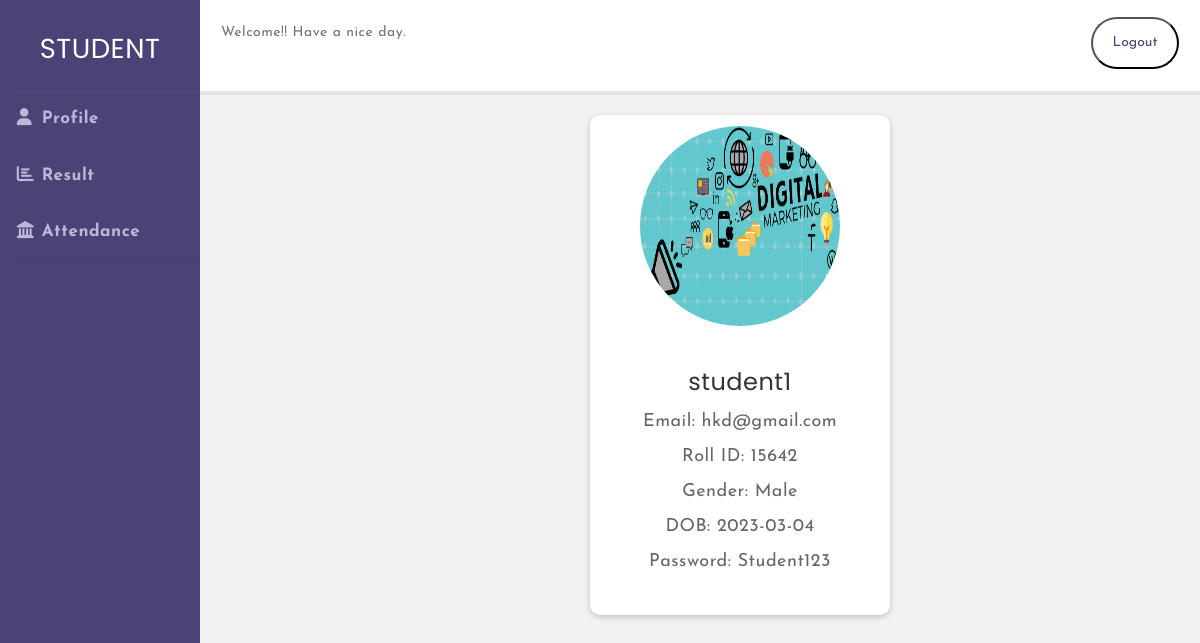
Screenshot of /AKVDmodified/AKVDmodified/studenthome.php (signed in) with the database file from the repository.
### tables this page shows
CREATE TABLE `user` (
  `id` int(11) NOT NULL,
  `username` varchar(50) DEFAULT NULL,
  `RollId` varchar(100) DEFAULT NULL,
  `email` varchar(50) DEFAULT NULL,
  `Gender` varchar(10) DEFAULT NULL,
  `DOB` varchar(100) DEFAULT NULL,
  `ClassId` int(11) DEFAULT NULL,
  `lastaccessed` varchar(50) NOT NULL,
  `password` varchar(50) DEFAULT NULL,
  `Status` int(1) DEFAULT NULL,
  `teacher_name` varchar(50) NOT NULL,
  `image` varchar(30) NOT NULL
);

### AKVDmodified/AKVDmodified/studenthome.php (the view, shortened to what this page needs)
<?php
$host = "localhost";
$user = "root";
$password = "";
$dbname = "schoolproject";
$data = mysqli_connect($host, $user, $password, $dbname);
?>
<!DOCTYPE html>
<html>
<head>
    <link rel="stylesheet" href="admin.css">
    <link rel="stylesheet" href="css/bootstrap.min.css" media="screen">
    <link rel="stylesheet" href="css/font-awesome.min.css" media="screen">
    <link rel="stylesheet" href="css/animate-css/animate.min.css" media="screen">
    <link rel="stylesheet" href="css/lobipanel/lobipanel.min.css" media="screen">
    <link rel="stylesheet" href="css/toastr/toastr.min.css" media="screen">
    <link rel="stylesheet" href="css/icheck/skins/line/blue.css">
    <link rel="stylesheet" href="css/icheck/skins/line/red.css">
    <link rel="stylesheet" href="css/icheck/skins/line/green.css">
    <link rel="stylesheet" href="css/main.css" media="screen">
</head>
<body>
    <div class="wrapper">
        <?php include('studentsidebar.php'); ?>
        <div class="main_content">
            <div class="header">Welcome!! Have a nice day.
                <ul>
                    <a href="logout.php"><button id="lobtn">Logout</button></a>
                </ul>
            </div>
            <div class="info">
                <?php
                $query = "SELECT * FROM user WHERE username = '" . $_SESSION['username'] . "'";
                $result = mysqli_query($data, $query);
                if ($result) {
                    $row = mysqli_fetch_assoc($result);
                } else {
                    echo "Error: " . $query . "<br>" . mysqli_error($data);
                }
                ?>
                <div class="profile-card">
                    <div class="profile-image">
                        <img src="<?php echo $row['image']; ?>" alt="Profile Image">
                    </div>
                    <div class="profile-details">
                        <h2>
                            <?php echo $row['username']; ?>
                        </h2>
                        <p>Email:
                            <?php echo $row['email']; ?>
                        </p>
                        <p>Roll ID:
                            <?php echo $row['RollId']; ?>
                        </p>
                        <p>Gender:
                            <?php echo $row['Gender']; ?>
                        </p>
                        <p>DOB:
                            <?php echo $row['DOB']; ?>
                        </p>
                        <p>Password:
                            <?php echo $row['password']; ?>
                        </p>
                    </div>
                </div>
            </div>
        </div>
    </div>
</body>
</html>

### AKVDmodified/AKVDmodified/admin.css (style rules this page uses)
* { margin: 0; padding: 0; box-sizing: border-box; list-style: none; text-decoration: none; font-family: 'Josefin Sans', sans-serif; }
body { background-color: #f3f5f9; }
.wrapper { display: flex; position: relative; }
.wrapper .main_content { width: 100%; margin-left: 200px; }
.wrapper .main_content .header { padding: 21px; background: #fff; color: #717171; border-bottom: 4px solid #e0e4e8; }
.wrapper .main_content .info { margin: 20px; color: #717171; line-height: 25px; }
.wrapper .main_content .info div { margin-bottom: 20px; }
#lobtn { text-decoration: none; float: right; padding: 12px; margin-top: -29px; color: #4b4276; width: 88px; background-color: white; border-radius: 35px; }

### AKVDmodified/AKVDmodified/studenthome.php (style rules this page uses)
* { margin: 0; padding: 0; box-sizing: border-box; list-style: none; text-decoration: none; font-family: 'Josefin Sans', sans-serif; }
body { background-color: #f3f5f9; }
.wrapper { display: flex; position: relative; }
.wrapper .main_content { width: 100%; margin-left: 200px; }
.wrapper .main_content .header { padding: 21px; background: #fff; color: #717171; border-bottom: 4px solid #e0e4e8; }
.wrapper .main_content .info { margin: 20px; color: #717171; line-height: 25px; margin-left:370px; }
.wrapper .main_content .info div { margin-bottom: 20px; }
#lobtn { text-decoration: none; float: right; padding: 12px; margin-top: -29px; color: #4b4276; width: 88px; background-color: white; border-radius: 35px; }
.profile-card { display: flex; flex-direction: column; align-items: center; justify-content: center; padding: 20px; background-color: #fff; box-shadow: 0 2px 6px rgba(0, 0, 0, 0.2); border-radius: 10px; width: 300px; height: 500px; margin: 20px; }
.profile-card h2 { font-size: 24px; margin: 0 0 10px 0; text-align: center; color: #333; }
.profile-card img { width: 200px; height: 200px; border-radius: 50%; margin-bottom: 20px; }
.profile-card p { font-size: 18px; margin: 10px 0; text-align: center; color: #666; }

### rows the page displays
user: image (picture), username "student1", email "hkd@gmail.com", RollId "15642", Gender "Male", DOB "2023-03-04", password "Student123"
